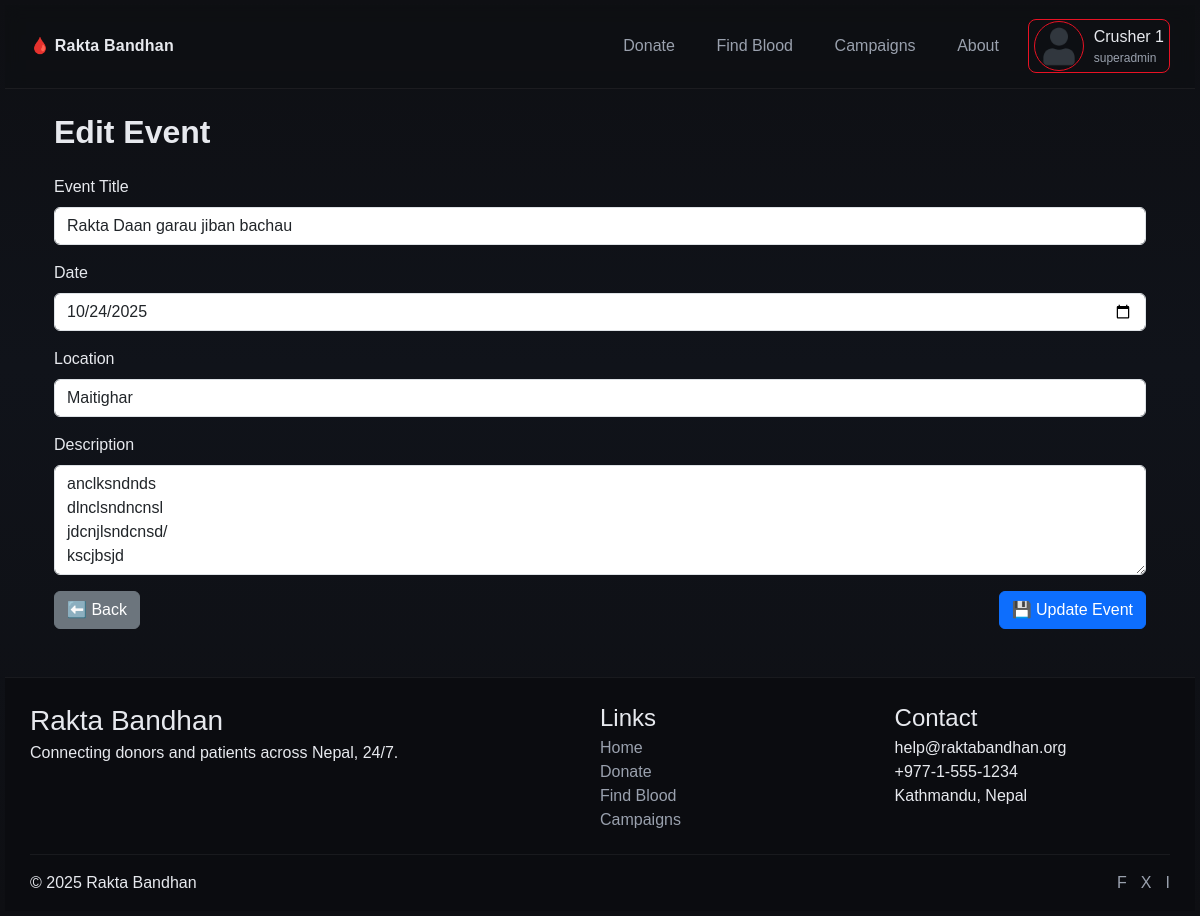
Page /admin/events/edit/1 (signed in) on the earlier database version.
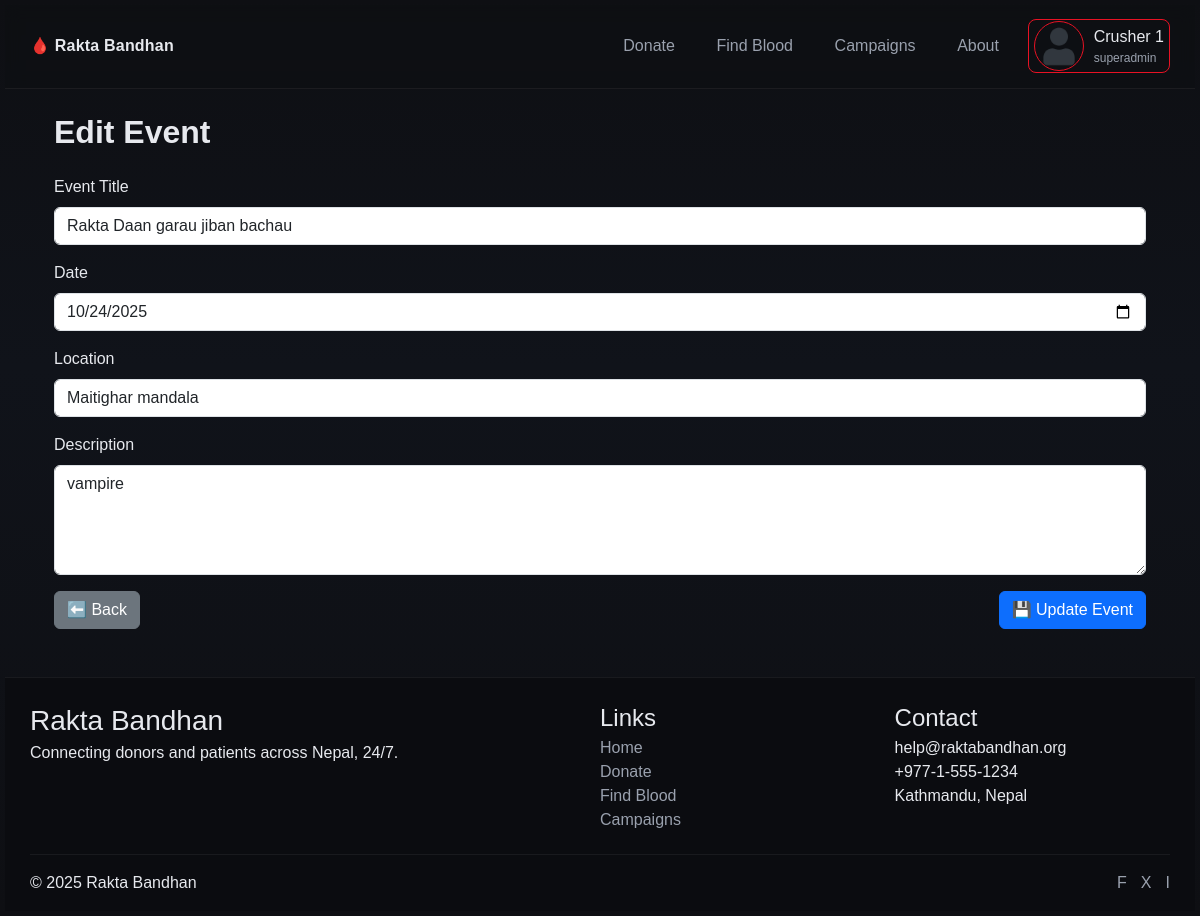
Same page on the later database version.
### models.py (models this page shows)
class Campaign(db.Model):
    __tablename__ = "campaigns"
    id = db.Column(db.Integer, primary_key=True)
    title = db.Column(db.String(100), nullable=False)
    camp_img = db.Column(db.String(255), nullable=True)
    location = db.Column(db.String(100), nullable=False)
    date = db.Column(db.Date, nullable=False)
    organizer = db.Column(db.String(100), nullable=True)
    description = db.Column(db.Text, nullable=True)
    participants = db.relationship("Participant", backref="event", lazy=True)

### routes/dashboard_routes.py (the view, shortened to what this page needs)
@app.route("/admin/events/edit/<int:event_id>", methods=["GET", "POST"])
@login_required
def admin_edit_event(event_id):
    if current_user.role not in ["admin", "superadmin"]:
        return render_template("error/403.html"), 403
    event = Campaign.query.get_or_404(event_id)
    participant_count = Participant.query.filter_by(campaign_id=event.id).count()
    return render_template("admin/events/edit_event.html", event=event, participant_count=participant_count)

### app.py (called while the page is built)
@login_manager.user_loader
def load_user(user_id):
    if not user_id or user_id == "None":
        return None
    return User.query.get(int(user_id))

@app.context_processor
def inject_name():
    if current_user.is_authenticated:
        role = current_user.role.capitalize()
        return dict(name=f"{current_user.username} ({role})")
    return dict(name="")

@app.context_processor
def utility_processor():
    return dict(flash_categories=flash_categories)

### templates/admin/events/edit_event.html
{% extends 'base.html' %}
{% block content %}
<div class="container mt-4">
    <h2 class="fw-bold mb-4">Edit Event</h2>
    <form method="POST" action="{{ url_for('admin_edit_event', event_id=event.id) }}">
        <div class="mb-3">
            <label for="title" class="form-label">Event Title</label>
            <input
                type="text"
                class="form-control"
                id="title"
                name="title"
                value="{{ event.title }}"
                required>
        </div>
        <div class="mb-3">
            <label for="date" class="form-label">Date</label>
            <input
                type="date"
                class="form-control"
                id="date"
                name="date"
                value="{{ event.date.strftime('%Y-%m-%d') if event.date else '' }}"
                required>
        </div>
        <div class="mb-3">
            <label for="location" class="form-label">Location</label>
            <input
                type="text"
                class="form-control"
                id="location"
                name="location"
                value="{{ event.location }}"
                required>
        </div>
        <div class="mb-3">
            <label for="description" class="form-label">Description</label>
            <textarea
                class="form-control"
                id="description"
                name="description"
                rows="4"
                placeholder="Add event details here...">{{ event.description }}</textarea>
        </div>
        <div class="d-flex justify-content-between">
            <a href="{{ url_for('admin_events') }}" class="btn btn-secondary">⬅️ Back</a>
            <button type="submit" class="btn btn-primary">💾 Update Event</button>
        </div>
    </form>
</div>
{% endblock %}

Differences in the rows shown:
changed Campaign "Rakta Daan garau jiban bachau": location "Maitighar" → "Maitighar mandala"; description "anclksndnds dlnclsndncnsl jdcnjlsndcnsd/ kscjbsjd" → "vampire"
